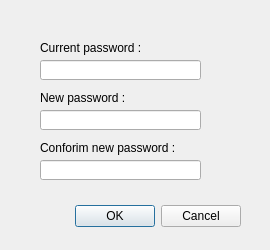
<?xml version="1.0" encoding="UTF-8"?>
<ui version="4.0">
 <class>changePswDialogClass</class>
 <widget class="QDialog" name="changePswDialogClass">
  <property name="geometry">
   <rect>
    <x>0</x>
    <y>0</y>
    <width>270</width>
    <height>250</height>
   </rect>
  </property>
  <property name="minimumSize">
   <size>
    <width>270</width>
    <height>250</height>
   </size>
  </property>
  <property name="maximumSize">
   <size>
    <width>270</width>
    <height>250</height>
   </size>
  </property>
  <property name="windowTitle">
   <string>Dialog</string>
  </property>
  <widget class="QDialogButtonBox" name="buttonBox">
   <property name="geometry">
    <rect>
     <x>30</x>
     <y>200</y>
     <width>211</width>
     <height>32</height>
    </rect>
   </property>
   <property name="orientation">
    <enum>Qt::Horizontal</enum>
   </property>
   <property name="standardButtons">
    <set>QDialogButtonBox::Cancel|QDialogButtonBox::Ok</set>
   </property>
  </widget>
  <widget class="QLineEdit" name="lineEdit_currentPsw">
   <property name="geometry">
    <rect>
     <x>40</x>
     <y>60</y>
     <width>161</width>
     <height>20</height>
    </rect>
   </property>
   <property name="echoMode">
    <enum>QLineEdit::Password</enum>
   </property>
  </widget>
  <widget class="QLineEdit" name="lineEdit_newPsw">
   <property name="geometry">
    <rect>
     <x>40</x>
     <y>110</y>
     <width>161</width>
     <height>20</height>
    </rect>
   </property>
   <property name="echoMode">
    <enum>QLineEdit::Password</enum>
   </property>
  </widget>
  <widget class="QLineEdit" name="lineEdit_newPsw2">
   <property name="geometry">
    <rect>
     <x>40</x>
     <y>160</y>
     <width>161</width>
     <height>20</height>
    </rect>
   </property>
   <property name="echoMode">
    <enum>QLineEdit::Password</enum>
   </property>
  </widget>
  <widget class="QLabel" name="label">
   <property name="geometry">
    <rect>
     <x>40</x>
     <y>40</y>
     <width>161</width>
     <height>16</height>
    </rect>
   </property>
   <property name="text">
    <string>Current password :</string>
   </property>
  </widget>
  <widget class="QLabel" name="label_2">
   <property name="geometry">
    <rect>
     <x>40</x>
     <y>90</y>
     <width>161</width>
     <height>16</height>
    </rect>
   </property>
   <property name="text">
    <string>New password :</string>
   </property>
  </widget>
  <widget class="QLabel" name="label_3">
   <property name="geometry">
    <rect>
     <x>40</x>
     <y>140</y>
     <width>161</width>
     <height>16</height>
    </rect>
   </property>
   <property name="text">
    <string>Conforim new password :</string>
   </property>
  </widget>
  <widget class="QLabel" name="label_content">
   <property name="enabled">
    <bool>true</bool>
   </property>
   <property name="geometry">
    <rect>
     <x>220</x>
     <y>150</y>
     <width>31</width>
     <height>31</height>
    </rect>
   </property>
   <property name="text">
    <string/>
   </property>
   <property name="pixmap">
    <pixmap>C:/Users/Techmed/.designer/backup/images/pascontent.png</pixmap>
   </property>
   <property name="scaledContents">
    <bool>true</bool>
   </property>
   <property name="wordWrap">
    <bool>false</bool>
   </property>
  </widget>
 </widget>
 <resources/>
 <connections>
  <connection>
   <sender>buttonBox</sender>
   <signal>accepted()</signal>
   <receiver>changePswDialogClass</receiver>
   <slot>accept()</slot>
   <hints>
    <hint type="sourcelabel">
     <x>248</x>
     <y>254</y>
    </hint>
    <hint type="destinationlabel">
     <x>157</x>
     <y>274</y>
    </hint>
   </hints>
  </connection>
  <connection>
   <sender>buttonBox</sender>
   <signal>rejected()</signal>
   <receiver>changePswDialogClass</receiver>
   <slot>reject()</slot>
   <hints>
    <hint type="sourcelabel">
     <x>316</x>
     <y>260</y>
    </hint>
    <hint type="destinationlabel">
     <x>286</x>
     <y>274</y>
    </hint>
   </hints>
  </connection>
 </connections>
</ui>
